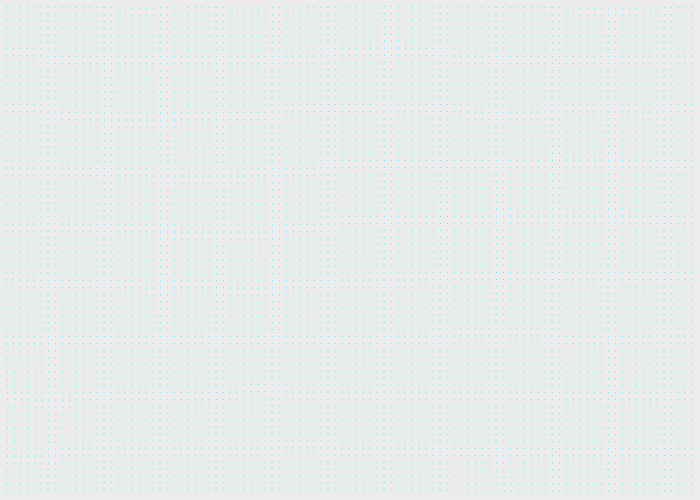
Frame 1 (no input)
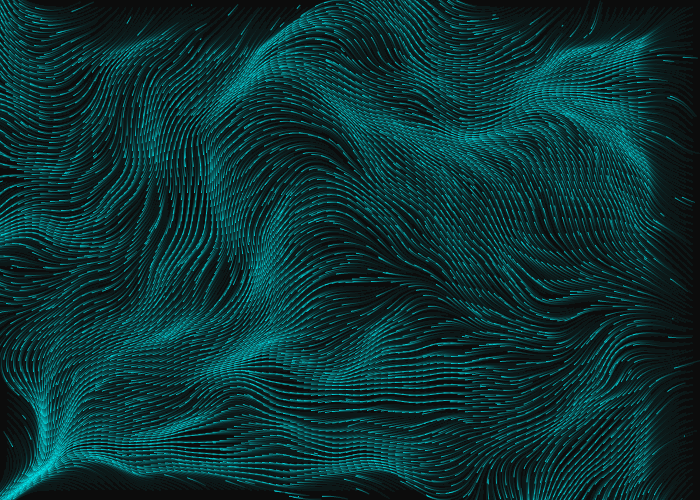
Frame 60 (no input)
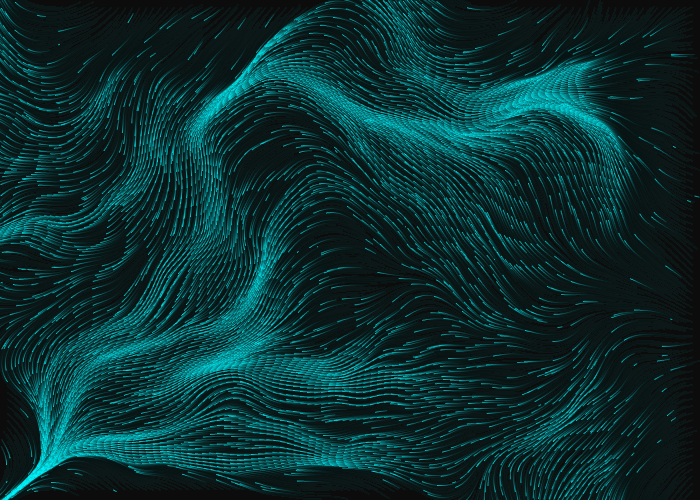
Frame 120 (the mouse pressed at the canvas centre since frame 60)

The p5.js sketch that drew these frames (run headless with seeded random() and noise() and a simulated clock; from frame 60 on, the mouse is pressed at the canvas centre):

// p5.js sketch
// ── sketch.js
const WIDTH = 700;
const HEIGHT = 500;
const density = 100;
const multiplier = 0.005;
const size = 1;
const alpha = 20;

let points = []


function renderPoints(points) {
    //points must be an array of vectors.
    for (let i = 0; i < points.length; i++) {
        ellipse(points[i].x, points[i].y, size, size);
    }
}

function crossedBoundary(x, y) {
    return x < 0 || x > width || y < 0 || y > height;
}

function setup() {
    createCanvas(WIDTH, HEIGHT);
    //creating the points in the 2d space as vectors
    var space = width / density;
    for (let x = space; x < width; x += space) {
        for (let y = space; y < height - space; y += space) {
            points.push(createVector(x, y));
        }
    }
    //will implement random color each time window is refreshed
    colorMode(HSB)
    hue = random(255);
    saturation = 100;
    brightness = 255;
    fill(hue, saturation, brightness, 20);
    colorMode(RGB);
}

function draw() {
    //background has alpha value for the trails
    //updating the position of the points
    background(14, alpha);
    for (let i = 0; i < points.length; i++) {
        let pt = points[i];

        //if points crossed the boundary
        if (crossedBoundary(pt.x, pt.y)) {
            points[i] = createVector(random(width), random(height));
        }
        //adding noiseAngle to the points
        let noiseValue = noise(pt.x * multiplier, pt.y * multiplier);
        let angle = map(noiseValue, 0, 1, 0, 2 * PI);
        let delVector = createVector(cos(angle), sin(angle));
        pt.add(delVector);
    }

    noStroke();
    renderPoints(points);
}
// ── style.css
body {
  display: flex;
  justify-content: center;
  align-items: center;
  height: 100vh;
  margin: 0;
  background-color: #0E0E0E;
}
